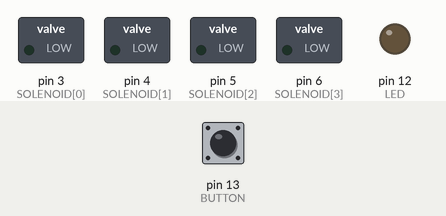
This sketch was run on a simulated Arduino Uno, built with avr-gcc and run on an emulated ATmega328P. Shown: switched loads named in the sketch (green lamp = pin HIGH), output pins drawn as LEDs (lit = HIGH). Dashed ring = blinking. Inputs (shaded band) come from the test bench; at power-on: pin 13 (BUTTON) LOW.

Above: at 1.2 s.
1.3 s: pin 13 (BUTTON) pulled HIGH for 0.15 s
At 1.47 s:
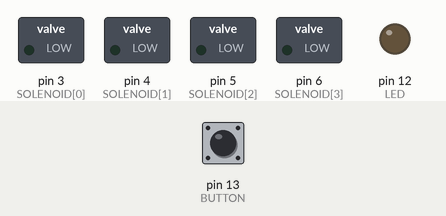
4.3 s: pin 13 (BUTTON) pulled HIGH for 3.2 s
At 8.6 s:
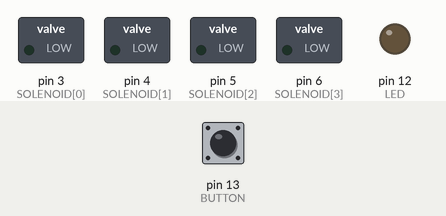
Timing chart, 0 to 10.1 s (numbered marks = the images above; inputs shaded):
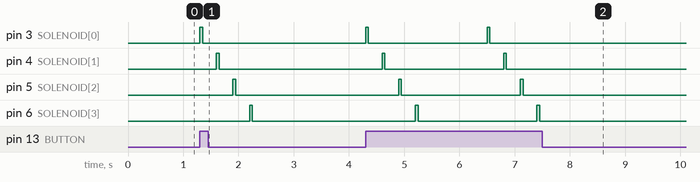

The sketch:

arduino_code.ino
```cpp
/*
   Spencer Pease
   DXARTS 470

   Draft 2:
   Create an array of solenoids that are controlled via external
   serial communication
*/

// Define constants
const int TOTAL_SOLENOID = 4;
const int SOLENOID[TOTAL_SOLENOID] = {3, 4, 5, 6};

const int BUTTON = 13;
const int LED = 12;


void setup() {

  Serial.begin(9600);

  for (int i = 0; i < TOTAL_SOLENOID; i++) {
    pinMode(SOLENOID[i], OUTPUT);
  }

  pinMode(BUTTON, INPUT);
  pinMode(LED, OUTPUT);
}

void loop() {

  int buttonState = digitalRead(BUTTON);

  if (buttonState == HIGH) {

    cascade(1, 250);
//    pulse(1, 500);
    delay(1000);
  }
  else if (Serial.available() > 0) {

    int activeSolenoid = Serial.read();

    digitalWrite(SOLENOID[activeSolenoid], HIGH);
    delay(50);
    digitalWrite(SOLENOID[activeSolenoid], LOW);
    delay(60);
  }
}


void cascade(int cycles, int duration) {

  for (int i = 0; i < cycles; i++) {

    for (int i = 0; i < TOTAL_SOLENOID; i++) {

      digitalWrite(SOLENOID[i], HIGH);
      delay(50);
      digitalWrite(SOLENOID[i], LOW);
      delay(duration);
    }
  }
}

void pulse(int cycles, int duration) {

  for (int i = 0; i < cycles; i++) {

    for (int i = 0; i < TOTAL_SOLENOID; i++) {

      digitalWrite(SOLENOID[i], HIGH);
    }

    delay(duration);

    for (int i = 0; i < TOTAL_SOLENOID; i++) {

      digitalWrite(SOLENOID[i], LOW);
    }

    delay(duration);
  }
}
```

Measured:
- after the input at 1.3 s, pin 3 (SOLENOID[0]): LOW → HIGH at once, → LOW 0.05 s later; pin 4 (SOLENOID[1]): LOW → HIGH after 0.30 s, → LOW 0.05 s later; pin 5 (SOLENOID[2]): LOW → HIGH after 0.60 s, → LOW 0.05 s later; pin 6 (SOLENOID[3]): LOW → HIGH after 0.90 s, → LOW 0.05 s later
- after the input at 4.3 s, pin 3 (SOLENOID[0]): alternates HIGH for 0.05 s and LOW for 2.2 s, 4 changes in all, then stays LOW, starting at once; pin 4 (SOLENOID[1]): alternates HIGH for 0.05 s and LOW for 2.2 s, 4 changes in all, then stays LOW, starting after 0.30 s
